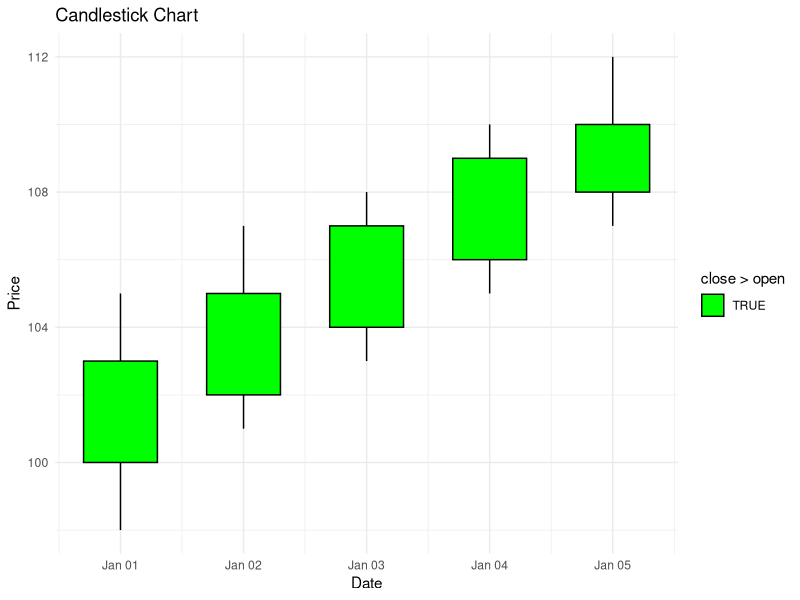

Source code (R):
# Candlestick Chart dengan ggplot2

# Load library ggplot2
library(ggplot2)

# Data contoh (OHLC - Open, High, Low, Close)
data <- data.frame(
  date = as.Date('2025-01-01') + 0:4,
  open = c(100, 102, 104, 106, 108),
  high = c(105, 107, 108, 110, 112),
  low = c(98, 101, 103, 105, 107),
  close = c(103, 105, 107, 109, 110)
)

# Grafik candlestick
ggplot(data, aes(x = date)) +
  geom_segment(aes(x = date, xend = date, y = low, yend = high), color = "black") +
  geom_rect(aes(
    xmin = date - 0.3, xmax = date + 0.3,
    ymin = pmin(open, close), ymax = pmax(open, close),
    fill = close > open
  ), color = "black") +
  scale_fill_manual(values = c("TRUE" = "green", "FALSE" = "red")) +
  labs(title = "Candlestick Chart", x = "Date", y = "Price") +
  theme_minimal()
